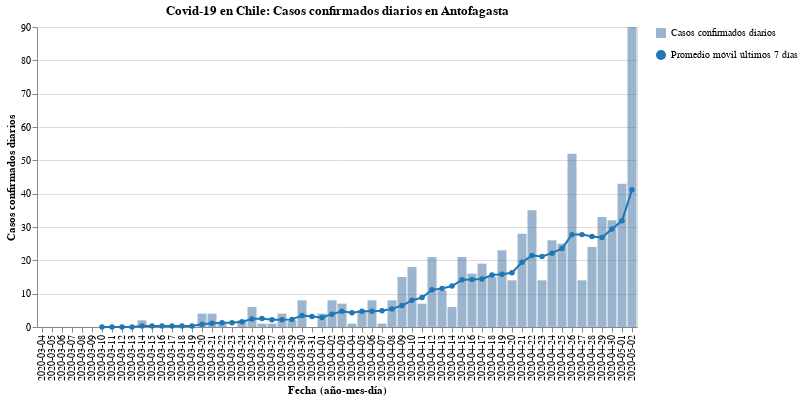

Notebook code cell kept with this figure:
### Code cell
#hide_input
bars, line = my_cases_plot(region)
(bars + line).properties(
    title=f'Covid-19 en Chile: Casos confirmados diarios en {region}',
    width=600
)

### Figure 1 — Vega-Lite specification as saved in the notebook (floating-point values rounded to 4 significant figures)
{"config": {"view": {"continuousWidth": 400, "continuousHeight": 300}}, "layer": [{"mark": {"type": "bar", "opacity": 0.7}, "encoding": {"opacity": {"type": "nominal", "field": "Casos confirmados diarios", "legend": {"title": ""}}, "tooltip": [{"type": "nominal", "field": "Fecha"}, {"type": "quantitative", "field": "Casos confirmados"}], "x": {"type": "nominal", "axis": {"title": "Fecha (año-mes-día)"}, "field": "Fecha"}, "y": {"type": "quantitative", "axis": {"title": "Casos confirmados diarios"}, "field": "Casos confirmados"}}}, {"mark": {"type": "line", "color": "#1f77b4", "point": {"filled": true, "fill": "#1f77b4"}}, "encoding": {"shape": {"type": "nominal", "field": "Promedio móvil últimos 7 días", "legend": {"title": ""}}, "x": {"type": "nominal", "axis": {"title": "Fecha (año-mes-día)"}, "field": "Fecha"}, "y": {"type": "quantitative", "field": "Rolling"}}}], "data": {"name": "data-61616c3c8be1b0126563abe6e843e197"}, "title": "Covid-19 en Chile: Casos confirmados diarios en Antofagasta", "width": 600, "$schema": "https://vega.github.io/schema/vega-lite/v4.8.1.json", "datasets": {"data-61616c3c8be1b0126563abe6e843e197": [{"Fecha": "2020-03-04", "Casos confirmados": 0, "Rolling": null, "Casos confirmados diarios": "Casos confirmados diarios", "Promedio móvil últimos 7 días": "Promedio móvil últimos 7 días"}, {"Fecha": "2020-03-05", "Casos confirmados": 0, "Rolling": null, "Casos confirmados diarios": "Casos confirmados diarios", "Promedio móvil últimos 7 días": "Promedio móvil últimos 7 días"}, {"Fecha": "2020-03-06", "Casos confirmados": 0, "Rolling": null, "Casos confirmados diarios": "Casos confirmados diarios", "Promedio móvil últimos 7 días": "Promedio móvil últimos 7 días"}, {"Fecha": "2020-03-07", "Casos confirmados": 0, "Rolling": null, "Casos confirmados diarios": "Casos confirmados diarios", "Promedio móvil últimos 7 días": "Promedio móvil últimos 7 días"}, {"Fecha": "2020-03-08", "Casos confirmados": 0, "Rolling": null, "Casos confirmados diarios": "Casos confirmados diarios", "Promedio móvil últimos 7 días": "Promedio móvil últimos 7 días"}, {"Fecha": "2020-03-09", "Casos confirmados": 0, "Rolling": null, "Casos confirmados diarios": "Casos confirmados diarios", "Promedio móvil últimos 7 días": "Promedio móvil últimos 7 días"}, {"Fecha": "2020-03-10", "Casos confirmados": 0, "Rolling": 0.0, "Casos confirmados diarios": "Casos confirmados diarios", "Promedio móvil últimos 7 días": "Promedio móvil últimos 7 días"}, {"Fecha": "2020-03-11", "Casos confirmados": 0, "Rolling": 0.0, "Casos confirmados diarios": "Casos confirmados diarios", "Promedio móvil últimos 7 días": "Promedio móvil últimos 7 días"}, {"Fecha": "2020-03-12", "Casos confirmados": 0, "Rolling": 0.0, "Casos confirmados diarios": "Casos confirmados diarios", "Promedio móvil últimos 7 días": "Promedio móvil últimos 7 días"}, {"Fecha": "2020-03-13", "Casos confirmados": 0, "Rolling": 0.0, "Casos confirmados diarios": "Casos confirmados diarios", "Promedio móvil últimos 7 días": "Promedio móvil últimos 7 días"}, {"Fecha": "2020-03-14", "Casos confirmados": 2, "Rolling": 0.2857, "Casos confirmados diarios": "Casos confirmados diarios", "Promedio móvil últimos 7 días": "Promedio móvil últimos 7 días"}, {"Fecha": "2020-03-15", "Casos confirmados": 0, "Rolling": 0.2857, "Casos confirmados diarios": "Casos confirmados diarios", "Promedio móvil últimos 7 días": "Promedio móvil últimos 7 días"}, {"Fecha": "2020-03-16", "Casos confirmados": 0, "Rolling": 0.2857, "Casos confirmados diarios": "Casos confirmados diarios", "Promedio móvil últimos 7 días": "Promedio móvil últimos 7 días"}, {"Fecha": "2020-03-17", "Casos confirmados": 0, "Rolling": 0.2857, "Casos confirmados diarios": "Casos confirmados diarios", "Promedio móvil últimos 7 días": "Promedio móvil últimos 7 días"}, {"Fecha": "2020-03-18", "Casos confirmados": 0, "Rolling": 0.2857, "Casos confirmados diarios": "Casos confirmados diarios", "Promedio móvil últimos 7 días": "Promedio móvil últimos 7 días"}, {"Fecha": "2020-03-19", "Casos confirmados": 0, "Rolling": 0.2857, "Casos confirmados diarios": "Casos confirmados diarios", "Promedio móvil últimos 7 días": "Promedio móvil últimos 7 días"}, {"Fecha": "2020-03-20", "Casos confirmados": 4, "Rolling": 0.8571, "Casos confirmados diarios": "Casos confirmados diarios", "Promedio móvil últimos 7 días": "Promedio móvil últimos 7 días"}, {"Fecha": "2020-03-21", "Casos confirmados": 4, "Rolling": 1.143, "Casos confirmados diarios": "Casos confirmados diarios", "Promedio móvil últimos 7 días": "Promedio móvil últimos 7 días"}, {"Fecha": "2020-03-22", "Casos confirmados": 1, "Rolling": 1.286, "Casos confirmados diarios": "Casos confirmados diarios", "Promedio móvil últimos 7 días": "Promedio móvil últimos 7 días"}, {"Fecha": "2020-03-23", "Casos confirmados": 0, "Rolling": 1.286, "Casos confirmados diarios": "Casos confirmados diarios", "Promedio móvil últimos 7 días": "Promedio móvil últimos 7 días"}, {"Fecha": "2020-03-24", "Casos confirmados": 2, "Rolling": 1.571, "Casos confirmados diarios": "Casos confirmados diarios", "Promedio móvil últimos 7 días": "Promedio móvil últimos 7 días"}, {"Fecha": "2020-03-25", "Casos confirmados": 6, "Rolling": 2.429, "Casos confirmados diarios": "Casos confirmados diarios", "Promedio móvil últimos 7 días": "Promedio móvil últimos 7 días"}, {"Fecha": "2020-03-26", "Casos confirmados": 1, "Rolling": 2.571, "Casos confirmados diarios": "Casos confirmados diarios", "Promedio móvil últimos 7 días": "Promedio móvil últimos 7 días"}, {"Fecha": "2020-03-27", "Casos confirmados": 1, "Rolling": 2.143, "Casos confirmados diarios": "Casos confirmados diarios", "Promedio móvil últimos 7 días": "Promedio móvil últimos 7 días"}, {"Fecha": "2020-03-28", "Casos confirmados": 4, "Rolling": 2.143, "Casos confirmados diarios": "Casos confirmados diarios", "Promedio móvil últimos 7 días": "Promedio móvil últimos 7 días"}, {"Fecha": "2020-03-29", "Casos confirmados": 2, "Rolling": 2.286, "Casos confirmados diarios": "Casos confirmados diarios", "Promedio móvil últimos 7 días": "Promedio móvil últimos 7 días"}, {"Fecha": "2020-03-30", "Casos confirmados": 8, "Rolling": 3.429, "Casos confirmados diarios": "Casos confirmados diarios", "Promedio móvil últimos 7 días": "Promedio móvil últimos 7 días"}, {"Fecha": "2020-03-31", "Casos confirmados": 0, "Rolling": 3.143, "Casos confirmados diarios": "Casos confirmados diarios", "Promedio móvil últimos 7 días": "Promedio móvil últimos 7 días"}, {"Fecha": "2020-04-01", "Casos confirmados": 4, "Rolling": 2.857, "Casos confirmados diarios": "Casos confirmados diarios", "Promedio móvil últimos 7 días": "Promedio móvil últimos 7 días"}, {"Fecha": "2020-04-02", "Casos confirmados": 8, "Rolling": 3.857, "Casos confirmados diarios": "Casos confirmados diarios", "Promedio móvil últimos 7 días": "Promedio móvil últimos 7 días"}, {"Fecha": "2020-04-03", "Casos confirmados": 7, "Rolling": 4.714, "Casos confirmados diarios": "Casos confirmados diarios", "Promedio móvil últimos 7 días": "Promedio móvil últimos 7 días"}, {"Fecha": "2020-04-04", "Casos confirmados": 1, "Rolling": 4.286, "Casos confirmados diarios": "Casos confirmados diarios", "Promedio móvil últimos 7 días": "Promedio móvil últimos 7 días"}, {"Fecha": "2020-04-05", "Casos confirmados": 5, "Rolling": 4.714, "Casos confirmados diarios": "Casos confirmados diarios", "Promedio móvil últimos 7 días": "Promedio móvil últimos 7 días"}, {"Fecha": "2020-04-06", "Casos confirmados": 8, "Rolling": 4.714, "Casos confirmados diarios": "Casos confirmados diarios", "Promedio móvil últimos 7 días": "Promedio móvil últimos 7 días"}, {"Fecha": "2020-04-07", "Casos confirmados": 1, "Rolling": 4.857, "Casos confirmados diarios": "Casos confirmados diarios", "Promedio móvil últimos 7 días": "Promedio móvil últimos 7 días"}, {"Fecha": "2020-04-08", "Casos confirmados": 8, "Rolling": 5.429, "Casos confirmados diarios": "Casos confirmados diarios", "Promedio móvil últimos 7 días": "Promedio móvil últimos 7 días"}, {"Fecha": "2020-04-09", "Casos confirmados": 15, "Rolling": 6.429, "Casos confirmados diarios": "Casos confirmados diarios", "Promedio móvil últimos 7 días": "Promedio móvil últimos 7 días"}, {"Fecha": "2020-04-10", "Casos confirmados": 18, "Rolling": 8.0, "Casos confirmados diarios": "Casos confirmados diarios", "Promedio móvil últimos 7 días": "Promedio móvil últimos 7 días"}, {"Fecha": "2020-04-11", "Casos confirmados": 7, "Rolling": 8.857, "Casos confirmados diarios": "Casos confirmados diarios", "Promedio móvil últimos 7 días": "Promedio móvil últimos 7 días"}, {"Fecha": "2020-04-12", "Casos confirmados": 21, "Rolling": 11.14, "Casos confirmados diarios": "Casos confirmados diarios", "Promedio móvil últimos 7 días": "Promedio móvil últimos 7 días"}, {"Fecha": "2020-04-13", "Casos confirmados": 11, "Rolling": 11.57, "Casos confirmados diarios": "Casos confirmados diarios", "Promedio móvil últimos 7 días": "Promedio móvil últimos 7 días"}, {"Fecha": "2020-04-14", "Casos confirmados": 6, "Rolling": 12.29, "Casos confirmados diarios": "Casos confirmados diarios", "Promedio móvil últimos 7 días": "Promedio móvil últimos 7 días"}, {"Fecha": "2020-04-15", "Casos confirmados": 21, "Rolling": 14.14, "Casos confirmados diarios": "Casos confirmados diarios", "Promedio móvil últimos 7 días": "Promedio móvil últimos 7 días"}, {"Fecha": "2020-04-16", "Casos confirmados": 16, "Rolling": 14.29, "Casos confirmados diarios": "Casos confirmados diarios", "Promedio móvil últimos 7 días": "Promedio móvil últimos 7 días"}, {"Fecha": "2020-04-17", "Casos confirmados": 19, "Rolling": 14.43, "Casos confirmados diarios": "Casos confirmados diarios", "Promedio móvil últimos 7 días": "Promedio móvil últimos 7 días"}, {"Fecha": "2020-04-18", "Casos confirmados": 15, "Rolling": 15.57, "Casos confirmados diarios": "Casos confirmados diarios", "Promedio móvil últimos 7 días": "Promedio móvil últimos 7 días"}, {"Fecha": "2020-04-19", "Casos confirmados": 23, "Rolling": 15.86, "Casos confirmados diarios": "Casos confirmados diarios", "Promedio móvil últimos 7 días": "Promedio móvil últimos 7 días"}, {"Fecha": "2020-04-20", "Casos confirmados": 14, "Rolling": 16.29, "Casos confirmados diarios": "Casos confirmados diarios", "Promedio móvil últimos 7 días": "Promedio móvil últimos 7 días"}, {"Fecha": "2020-04-21", "Casos confirmados": 28, "Rolling": 19.43, "Casos confirmados diarios": "Casos confirmados diarios", "Promedio móvil últimos 7 días": "Promedio móvil últimos 7 días"}, {"Fecha": "2020-04-22", "Casos confirmados": 35, "Rolling": 21.43, "Casos confirmados diarios": "Casos confirmados diarios", "Promedio móvil últimos 7 días": "Promedio móvil últimos 7 días"}, {"Fecha": "2020-04-23", "Casos confirmados": 14, "Rolling": 21.14, "Casos confirmados diarios": "Casos confirmados diarios", "Promedio móvil últimos 7 días": "Promedio móvil últimos 7 días"}, {"Fecha": "2020-04-24", "Casos confirmados": 26, "Rolling": 22.14, "Casos confirmados diarios": "Casos confirmados diarios", "Promedio móvil últimos 7 días": "Promedio móvil últimos 7 días"}, {"Fecha": "2020-04-25", "Casos confirmados": 25, "Rolling": 23.57, "Casos confirmados diarios": "Casos confirmados diarios", "Promedio móvil últimos 7 días": "Promedio móvil últimos 7 días"}, {"Fecha": "2020-04-26", "Casos confirmados": 52, "Rolling": 27.71, "Casos confirmados diarios": "Casos confirmados diarios", "Promedio móvil últimos 7 días": "Promedio móvil últimos 7 días"}, {"Fecha": "2020-04-27", "Casos confirmados": 14, "Rolling": 27.71, "Casos confirmados diarios": "Casos confirmados diarios", "Promedio móvil últimos 7 días": "Promedio móvil últimos 7 días"}, {"Fecha": "2020-04-28", "Casos confirmados": 24, "Rolling": 27.14, "Casos confirmados diarios": "Casos confirmados diarios", "Promedio móvil últimos 7 días": "Promedio móvil últimos 7 días"}, {"Fecha": "2020-04-29", "Casos confirmados": 33, "Rolling": 26.86, "Casos confirmados diarios": "Casos confirmados diarios", "Promedio móvil últimos 7 días": "Promedio móvil últimos 7 días"}, {"Fecha": "2020-04-30", "Casos confirmados": 32, "Rolling": 29.43, "Casos confirmados diarios": "Casos confirmados diarios", "Promedio móvil últimos 7 días": "Promedio móvil últimos 7 días"}, {"Fecha": "2020-05-01", "Casos confirmados": 43, "Rolling": 31.86, "Casos confirmados diarios": "Casos confirmados diarios", "Promedio móvil últimos 7 días": "Promedio móvil últimos 7 días"}, {"Fecha": "2020-05-02", "Casos confirmados": 90, "Rolling": 41.14, "Casos confirmados diarios": "Casos confirmados diarios", "Promedio móvil últimos 7 días": "Promedio móvil últimos 7 días"}]}}
